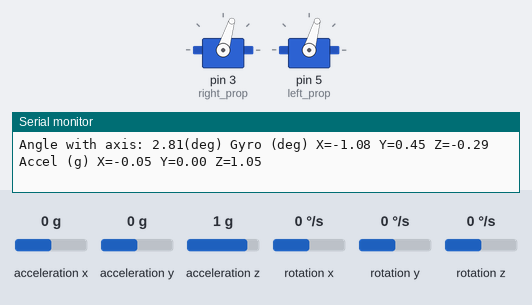
A sketch run on a simulated Arduino Uno, built with avr-gcc and run on an emulated ATmega328P. Parts: 2 × servo, the last lines printed to the serial monitor. Wiring (inferred from the names in the program): MPU-6050 motion sensor at I2C address 0x68. The test bench sets the inputs (shaded band); at power-on: acceleration x 0 g, rotation y 0 °/s, acceleration y 0 g, acceleration z 1 g, rotation x 0 °/s, rotation z 0 °/s.

Above: at 1.2 s.
1.3 s: acceleration x set to -0.4 g
4.3 s: rotation y set to 192 °/s
At 4.59 s:
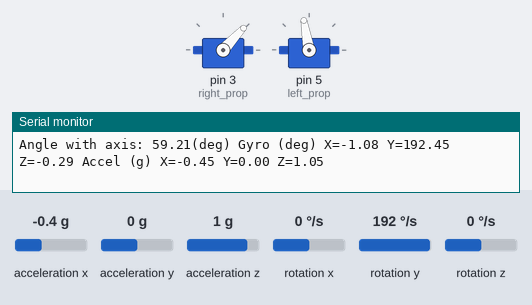
7.3 s: acceleration x set to -1.4 g
At 7.67 s:
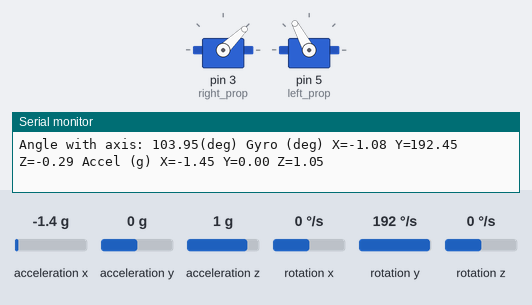
10.3 s: acceleration y set to -1.4 g
At 10.9 s:
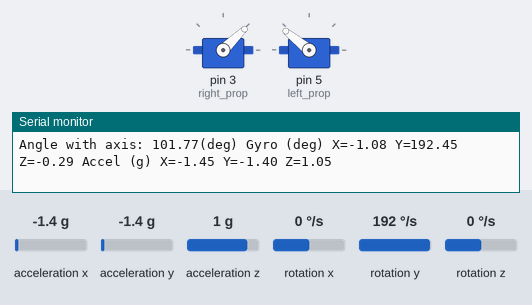
Timing chart, 0 to 13.3 s (numbered marks = the images above; inputs shaded):
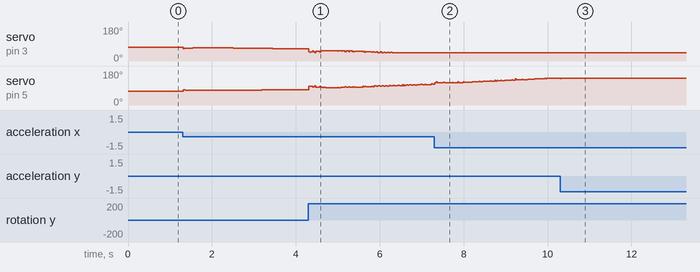

The sketch:

PID_ADR_Deeptej.ino
```cpp
#include <Wire.h>
#include <Servo.h> //incude servo library to control the speeds of ECSs
#include <math.h>

Servo right_prop;//make a servo class with name right_prop for right ESC
Servo left_prop;//make a servo class with name right_prop for right ESC

long accelX, accelY, accelZ;
float gForceX, gForceY, gForceZ;

long gyroX, gyroY, gyroZ;
float rotX, rotY, rotZ;

//caliberation variables
double rotX_,rotY_,rotZ_,gforceX,gforceY,gforceZ;
double offset_rotX,offset_rotY, offset_rotZ,offset_gforceX,offset_gforceY,offset_gforceZ;
//calculated offset
float tru_offset_gy_x=1.08,tru_offset_gy_y=-0.45,tru_offset_gy_z=0.29,tru_offset_gForceX=0.05,tru_offset_gForceZ=0.05;
;

int16_t iterations=0;

double rad_to_deg=180/3.141592654;
float input,output,lastError,error,intrgralError,diffrentialError;
float setPoint=0;
const float gyro_sensetivity_scl_fctr=131.0;//units LSB/(°/sec) for full scale range of ±250 °/sec
const float accel_sensetivity_scl_fctr=16384.0;//units LSB/(LSB/g) for full scale range of ±2g
float currentTime,previousTime,elapsedTime;
float PID, pwmLeft, pwmRight;
float  accelerationAngle_Y,totalAngle;
float throttle=1300;//initial value of throttle to motors

//=============================================================
//                     PID constants
//=============================================================
double Kp=1;
double Ki=1;
double Kd=1;
//=============================================================
//                      SETUP
//=============================================================
void setup() {
  Serial.begin(250000);
  Wire.begin();
  right_prop.attach(3); //attatch the right motor to pin 3
  left_prop.attach(5);  //attatch the left motor to pin 5
  currentTime=millis(); //time at the start of the program
  left_prop.writeMicroseconds(1000); // to start ESCs minimum value of PWM is 1000 micro seconds
  right_prop.writeMicroseconds(1000);// to start ESCs minimum value of PWM is 1000 micro seconds
  setupMPU();
}

void setupMPU(){
  Wire.beginTransmission(0b1101000); //// I2C address of the MPU6050 for AD0 low
  Wire.write(0x6B); //For accessing the power management register 6B of the MPU6050
  Wire.write(0b00000000);//for waking up the MPU, beacause once powered up it goes in sleep mode
  Wire.endTransmission();
  Wire.beginTransmission(0b1101000); // I2C address of the MPU6050 for AD0 low
  Wire.write(0x1B); //This is the address of the gyroscope register to trigger self test
  Wire.write(0x00000000); //Set gyro to full scale ±250 °/sec rotation
  Wire.endTransmission();
  Wire.beginTransmission(0b1101000); // I2C address of the MPU6050 for AD0 low
  Wire.write(0x1C);//This is the address of the accelerometer register to trigger self test
  Wire.write(0b00000000); //Set acceleromter to full scale acceleration of +-2g
  Wire.endTransmission();
}

//=============================================================
//                ACCELEROMETER
//=============================================================
void recordAccelRegisters() {
  Wire.beginTransmission(0b1101000); //I2C address of the MPU
  Wire.write(0x3B); //Starting register for Accel Readings
  Wire.endTransmission();
  Wire.requestFrom(0b1101000,6);//request 6 registers from MPU 6050  accel registers 3B-40
  while(Wire.available() < 6);//MPU may send less than requested

  /*As MPU 6050 returns 16 bit data but .read() only reads 8 bit at a time.Hence we add the two 8 bit data to get the 16 bit value and we store
Essentially it is multiplying the first 8 bit data by 256 and (left shift by 8) and adding the next 8 bits to it.
*/

  accelX = Wire.read()<<8|Wire.read(); //Store first two bytes into accelX
  accelY = Wire.read()<<8|Wire.read(); //Store middle two bytes into accelY
  accelZ = Wire.read()<<8|Wire.read(); //Store last two bytes into accelZ
  processAccelData();
}

void processAccelData(){
  gForceX = accelX / accel_sensetivity_scl_fctr-tru_offset_gForceX;// sensetivity value=16384.0
  gForceY = accelY / accel_sensetivity_scl_fctr;
  gForceZ = accelZ / accel_sensetivity_scl_fctr+tru_offset_gForceZ;
}
//=============================================================
//                 Gyroscpoe
//=============================================================
void recordGyroRegisters() {
  Wire.beginTransmission(0b1101000); //I2C address of the MPU
  Wire.write(0x43); //Starting register for Gyro Readings
  Wire.endTransmission();
  Wire.requestFrom(0b1101000,6); //request 6 registers from MPU 6050  accel registers 3B-40
  while(Wire.available() < 6);//MPU may send less than requested

  gyroX = Wire.read()<<8|Wire.read(); //Store first two bytes into accelX
  gyroY = Wire.read()<<8|Wire.read(); //Store middle two bytes into accelY
  gyroZ = Wire.read()<<8|Wire.read(); //Store last two bytes into accelZ
  processGyroData();
}

void processGyroData() {
  rotX = gyroX / gyro_sensetivity_scl_fctr-tru_offset_gy_x;// sensetivity value=131.0
  rotY = gyroY / gyro_sensetivity_scl_fctr-tru_offset_gy_y;
  rotZ = gyroZ / gyro_sensetivity_scl_fctr-tru_offset_gy_z;
}
////=============================================================
////               Caliberation
////=============================================================
//void offsetCorrection(){
//  rotX_+=rotX;
//  rotY_+=rotY;
//  rotZ_+=rotZ;
//  gforceX+=gForceX;
//  gforceY+=gForceY;
//  gforceZ+=gForceZ;
//
//  offset_rotX=rotX_/iterations;
//  offset_rotY=rotY_/iterations;
//  offset_rotZ=rotZ_/iterations;
//  offset_gforceX=gForceX/iterations;
//  offset_gforceY=gForceY/iterations;
//  offset_gforceZ=gForceZ/iterations;
//}


//=============================================================
//                 PID
//=============================================================
void pidLoop(){

  previousTime = currentTime;// current time is defined in setup
  currentTime=millis();
  elapsedTime=(currentTime-previousTime)/1000;
  error = totalAngle- setPoint;

  /*Here we have considered IMU to be parallel to X axis and our PID acts in Y-axis */

  /*From Euler's formula to calculate angles*/
  /*The angles we calculate are in radians hence we have to apply radian to degree conversion*/


  accelerationAngle_Y = atan(-1*(gForceX)/sqrt(pow(gForceY,2) + pow(gForceZ,2)))*rad_to_deg;

  totalAngle = 0.98 *(totalAngle + (rotY)*elapsedTime) + 0.02*accelerationAngle_Y;//complementary filter

/* we want integral controller to come into play only when the angle is very small to eliminate the steady state error*/
  if(-3 <error <3)
{
  intrgralError += error * elapsedTime;
}

  diffrentialError= (error - lastError)/elapsedTime;

  output = Kp * error + Ki * intrgralError + Kd * diffrentialError;


/* Our PWM signal has a minimum value of 1000 and maximum value of 2000 micro seconds*/
/* to make sure that our arithmetic operation does not exceed the value  we added this if condition*/
/*So that when we will add or subtract this value from  our throttle to determine the PWM signal we wont exceed the range*/

  if(output < -1000)
  {
     output=-1000;
  }
  if(output > 1000)
  {
     output=1000;
  }


  pwmLeft = throttle + output;
  pwmRight = throttle - output;

 /*  Again to make sure that PWM signal is within the range of 1000 to 2000 micro seconds we output a conditional value*/

  //Right
  if(pwmRight < 1000)
  {
    pwmRight= 1000;
  }
  if(pwmRight > 2000)
  {
    pwmRight=2000;
  }
  //Left
  if(pwmLeft < 1000)
  {
    pwmLeft= 1000;
  }
  if(pwmLeft > 2000)
  {
    pwmLeft=2000;
  }


 /* Applying PWM pulses of calculated widths to our motors */
  left_prop.writeMicroseconds(pwmLeft);
  right_prop.writeMicroseconds(pwmRight);


  lastError = error;


  }
//=============================================================
//                 Print
//=============================================================
void printData() {
  Serial.print(" Gyro (deg)");
  Serial.print(" X=");
  Serial.print(rotX);
  Serial.print(" Y=");
  Serial.print(rotY);
  Serial.print(" Z=");
  Serial.print(rotZ);
  Serial.print(" Accel (g)");
  Serial.print(" X=");
  Serial.print(gForceX);
  Serial.print(" Y=");
  Serial.print(gForceY);
  Serial.print(" Z=");
  Serial.println(gForceZ);
  Serial.print("Angle with axis: ");
  Serial.print(totalAngle);
  Serial.print("(deg)");
}
//=============================================================
//                 Loop
//=============================================================
void loop() {
  iterations++;

  recordAccelRegisters();
  recordGyroRegisters();
  pidLoop();
  //offsetCorrection();
  printData();
  delayMicroseconds(1);
}
```

Measured:
- after the input at 10.3 s, servo on pin 5 (left_prop): 141° → 140° at once, → 141° 0.02 s later
